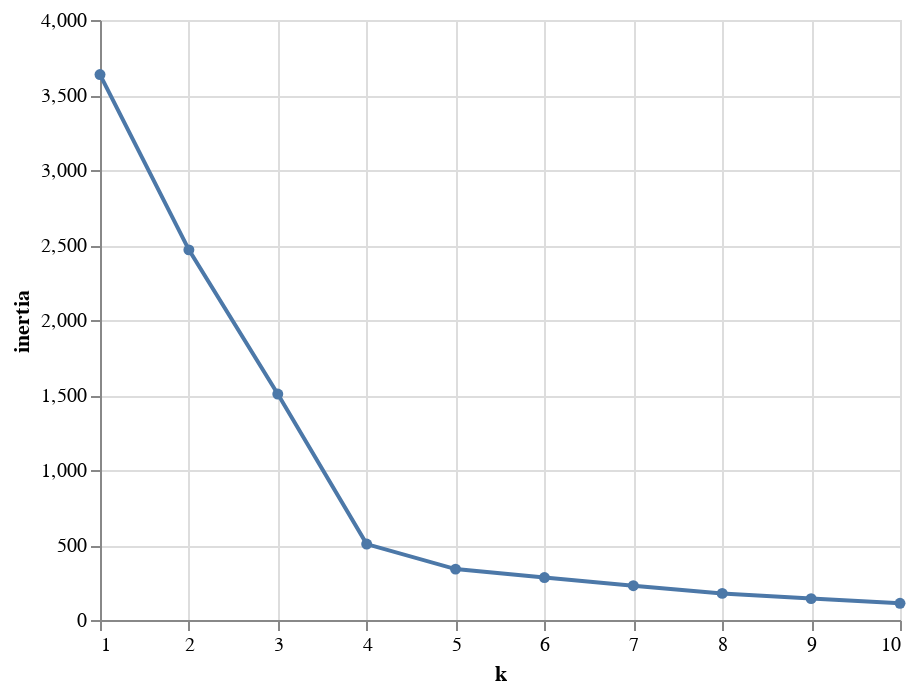

Notebook source saved alongside this figure:
### Code cell
# Create the Elbow Curve using altiar
alt.Chart(df_elbow).mark_line(point=True).encode(
    x=alt.X('k'),
    y=alt.Y('inertia')
)

### Figure 1 — Vega-Lite specification as saved in the notebook (floating-point values rounded to 4 significant figures)
{"config": {"view": {"continuousWidth": 400, "continuousHeight": 300}}, "data": {"name": "data-41c4725751bb149c07a5c55edaa00c04"}, "mark": {"type": "line", "point": true}, "encoding": {"x": {"type": "quantitative", "field": "k"}, "y": {"type": "quantitative", "field": "inertia"}}, "$schema": "https://vega.github.io/schema/vega-lite/v4.8.1.json", "datasets": {"data-41c4725751bb149c07a5c55edaa00c04": [{"k": 1, "inertia": 3636.0}, {"k": 2, "inertia": 2468.0}, {"k": 3, "inertia": 1506.0}, {"k": 4, "inertia": 506.2}, {"k": 5, "inertia": 339.2}, {"k": 6, "inertia": 282.8}, {"k": 7, "inertia": 228.6}, {"k": 8, "inertia": 177.4}, {"k": 9, "inertia": 142.6}, {"k": 10, "inertia": 111.1}]}}
